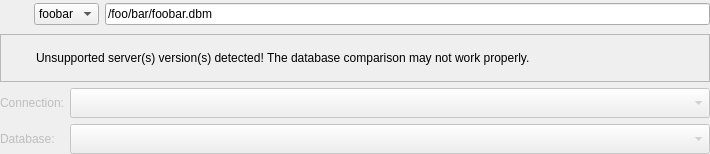
<?xml version="1.0" encoding="UTF-8"?>
<ui version="4.0">
 <class>ModelDBPickerWidget</class>
 <widget class="QWidget" name="ModelDBPickerWidget">
  <property name="geometry">
   <rect>
    <x>0</x>
    <y>0</y>
    <width>710</width>
    <height>151</height>
   </rect>
  </property>
  <property name="windowTitle">
   <string>Form</string>
  </property>
  <layout class="QVBoxLayout" name="verticalLayout">
   <property name="leftMargin">
    <number>0</number>
   </property>
   <property name="topMargin">
    <number>0</number>
   </property>
   <property name="rightMargin">
    <number>0</number>
   </property>
   <property name="bottomMargin">
    <number>0</number>
   </property>
   <item>
    <widget class="QWidget" name="model_ctrl_wgt" native="true">
     <layout class="QHBoxLayout" name="horizontalLayout_7">
      <property name="leftMargin">
       <number>0</number>
      </property>
      <property name="topMargin">
       <number>0</number>
      </property>
      <property name="rightMargin">
       <number>0</number>
      </property>
      <property name="bottomMargin">
       <number>0</number>
      </property>
      <item>
       <widget class="QLabel" name="logo_lbl">
        <property name="minimumSize">
         <size>
          <width>28</width>
          <height>28</height>
         </size>
        </property>
        <property name="maximumSize">
         <size>
          <width>28</width>
          <height>28</height>
         </size>
        </property>
        <property name="text">
         <string/>
        </property>
        <property name="pixmap">
         <pixmap resource="../../res/resources.qrc">:/icons/icons/dbmodel.png</pixmap>
        </property>
        <property name="scaledContents">
         <bool>true</bool>
        </property>
       </widget>
      </item>
      <item>
       <widget class="QComboBox" name="model_name_cmb">
        <item>
         <property name="text">
          <string>foobar</string>
         </property>
        </item>
       </widget>
      </item>
      <item>
       <widget class="QLineEdit" name="model_file_edt">
        <property name="text">
         <string>/foo/bar/foobar.dbm</string>
        </property>
        <property name="readOnly">
         <bool>true</bool>
        </property>
       </widget>
      </item>
     </layout>
    </widget>
   </item>
   <item>
    <widget class="QWidget" name="db_ctrl_wgt" native="true">
     <layout class="QGridLayout" name="gridLayout">
      <property name="leftMargin">
       <number>0</number>
      </property>
      <property name="topMargin">
       <number>0</number>
      </property>
      <property name="rightMargin">
       <number>0</number>
      </property>
      <property name="bottomMargin">
       <number>0</number>
      </property>
      <item row="0" column="0" colspan="2">
       <widget class="QFrame" name="alert_frm">
        <property name="sizePolicy">
         <sizepolicy hsizetype="Preferred" vsizetype="Fixed">
          <horstretch>0</horstretch>
          <verstretch>0</verstretch>
         </sizepolicy>
        </property>
        <property name="minimumSize">
         <size>
          <width>0</width>
          <height>48</height>
         </size>
        </property>
        <property name="frameShape">
         <enum>QFrame::Shape::StyledPanel</enum>
        </property>
        <property name="frameShadow">
         <enum>QFrame::Shadow::Raised</enum>
        </property>
        <layout class="QGridLayout" name="gridLayout_19">
         <property name="leftMargin">
          <number>5</number>
         </property>
         <property name="topMargin">
          <number>5</number>
         </property>
         <property name="rightMargin">
          <number>5</number>
         </property>
         <property name="bottomMargin">
          <number>5</number>
         </property>
         <property name="spacing">
          <number>5</number>
         </property>
         <item row="0" column="0">
          <widget class="QLabel" name="icon_lbl">
           <property name="minimumSize">
            <size>
             <width>25</width>
             <height>25</height>
            </size>
           </property>
           <property name="maximumSize">
            <size>
             <width>25</width>
             <height>25</height>
            </size>
           </property>
           <property name="text">
            <string/>
           </property>
           <property name="textFormat">
            <enum>Qt::TextFormat::AutoText</enum>
           </property>
           <property name="pixmap">
            <pixmap resource="../../res/resources.qrc">:/icons/icons/alert.png</pixmap>
           </property>
           <property name="scaledContents">
            <bool>true</bool>
           </property>
          </widget>
         </item>
         <item row="0" column="1">
          <widget class="QLabel" name="inv_version_warn_lbl_4">
           <property name="font">
            <font>
             <bold>false</bold>
             <underline>false</underline>
             <strikeout>false</strikeout>
             <kerning>true</kerning>
            </font>
           </property>
           <property name="text">
            <string>Unsupported server(s) version(s) detected! The database comparison may not work properly.</string>
           </property>
           <property name="wordWrap">
            <bool>true</bool>
           </property>
          </widget>
         </item>
        </layout>
       </widget>
      </item>
      <item row="1" column="0">
       <widget class="QLabel" name="connection_lbl">
        <property name="enabled">
         <bool>false</bool>
        </property>
        <property name="text">
         <string>Connection:</string>
        </property>
       </widget>
      </item>
      <item row="1" column="1">
       <widget class="QComboBox" name="connections_cmb">
        <property name="enabled">
         <bool>false</bool>
        </property>
        <property name="sizePolicy">
         <sizepolicy hsizetype="Expanding" vsizetype="Fixed">
          <horstretch>0</horstretch>
          <verstretch>0</verstretch>
         </sizepolicy>
        </property>
        <property name="sizeAdjustPolicy">
         <enum>QComboBox::SizeAdjustPolicy::AdjustToMinimumContentsLengthWithIcon</enum>
        </property>
        <property name="iconSize">
         <size>
          <width>22</width>
          <height>22</height>
         </size>
        </property>
       </widget>
      </item>
      <item row="2" column="0">
       <widget class="QLabel" name="database_lbl">
        <property name="enabled">
         <bool>false</bool>
        </property>
        <property name="sizePolicy">
         <sizepolicy hsizetype="Minimum" vsizetype="Preferred">
          <horstretch>0</horstretch>
          <verstretch>0</verstretch>
         </sizepolicy>
        </property>
        <property name="text">
         <string>Database:</string>
        </property>
        <property name="indent">
         <number>-1</number>
        </property>
       </widget>
      </item>
      <item row="2" column="1">
       <widget class="QComboBox" name="database_cmb">
        <property name="enabled">
         <bool>false</bool>
        </property>
        <property name="sizePolicy">
         <sizepolicy hsizetype="Expanding" vsizetype="Fixed">
          <horstretch>0</horstretch>
          <verstretch>0</verstretch>
         </sizepolicy>
        </property>
        <property name="sizeAdjustPolicy">
         <enum>QComboBox::SizeAdjustPolicy::AdjustToMinimumContentsLengthWithIcon</enum>
        </property>
        <property name="iconSize">
         <size>
          <width>22</width>
          <height>22</height>
         </size>
        </property>
       </widget>
      </item>
     </layout>
    </widget>
   </item>
  </layout>
 </widget>
 <resources>
  <include location="../../res/resources.qrc"/>
 </resources>
 <connections/>
</ui>
